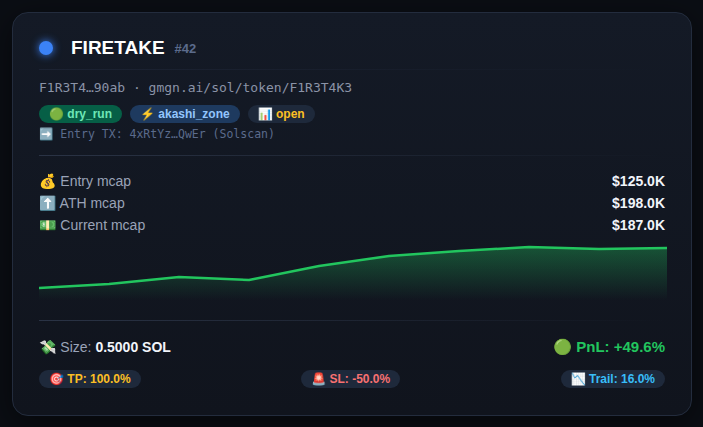
#> input picture pnl-card-example.png, 703 x 427 px
$ python crop_ref.py pnl-card-example.png pnl-1x1.png
#> lines starting #> are read from the running program, lines starting #| are printed output that depends on the picture
from PIL import Image

def crop_card(src, out):
#> called with src = 'pnl-card-example.png', out = 'pnl-1x1.png'
    img = Image.open(src)
#> img is the input picture: PIL image 703x427 RGB; mean R, G, B 21.6, 29.6, 37.7
    w, h = img.size
#> w = 703; h = 427
    px = img.load()

    # Cari bbox non-bg: bg terminal = (10,15,10); tapi beda tiap card.
    # Lebih aman: cari bbox dari semua pixel yang BUKAN warna paling umum (background).
    from collections import Counter
    cnt = Counter()
    for y in range(0, h, 5):
        for x in range(0, w, 5):
            cnt[px[x, y][:3]] += 1
    bg = cnt.most_common(1)[0][0]
#> bg = (18, 23, 34)
    print('bg:', bg)
#| bg: (18, 23, 34)

    def diff(x, y):
#> called with x = 0, y = 0
        r, g, b = px[x, y][:3]
#> r = 10; g = 13; b = 19
        return abs(r - bg[0]) > 25 or abs(g - bg[1]) > 25 or abs(b - bg[2]) > 25

    rows = [y for y in range(h) if any(diff(x, y) for x in range(0, w, 3))]
#> rows = 374 values from 12 to 415
    cols = [x for x in range(w) if any(diff(x, y) for y in range(0, h, 3))]
#> cols = 650 values from 12 to 691
    if not rows or not cols:
        print('nothing', src)
        return
    rmin, rmax = rows[0], rows[-1]
#> rmin = 12; rmax = 415
    cmin, cmax = cols[0], cols[-1]
#> cmin = 12; cmax = 691
    print('bbox:', rmin, rmax, cmin, cmax, 'size:', cmax-cmin+1, 'x', rmax-rmin+1)
#| bbox: 12 415 12 691 size: 680 x 404

    side = 400
    cx = (cmin + cmax) // 2
#> cx = 351
    cy = (rmin + rmax) // 2
#> cy = 213
    box = (max(0, cx - side//2), max(0, cy - side//2), min(w, cx + side//2), min(h, cy + side//2))
#> box = (151, 13, 551, 413)
    card = img.crop(box)
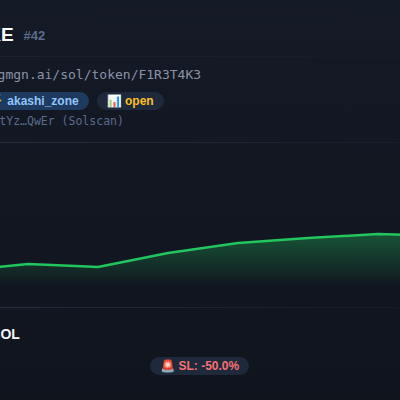
#> card: PIL image 400x400 RGB; mean R, G, B 20.5, 28.4, 37.2
    if card.size[0] != side or card.size[1] != side:
        canvas = Image.new('RGB', (side, side), bg)
        canvas.paste(card, ((side - card.size[0])//2, (side - card.size[1])//2))
        card = canvas
    card = card.resize((800, 800), Image.LANCZOS)
#> card: PIL image 800x800 RGB
    card.save(out, optimize=True)
    print('saved', out, card.size)
#| saved pnl-1x1.png (800, 800)

import sys
crop_card(sys.argv[1], sys.argv[2])

$ run again, on pnl-option-1.png
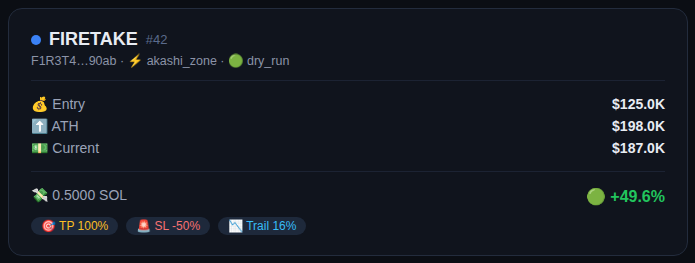
#> input picture pnl-option-1.png, 695 x 263 px
#> in crop_card, img is the input picture: PIL image 695x263 RGB; mean R, G, B 20.3, 24.7, 33.1
#| bg: (16, 20, 29)
#> r = 11; g = 14; b = 20
#> rows = 230 values from 8 to 255
#> rmin = 8; rmax = 255
#| bbox: 8 255 8 687 size: 680 x 248
#> cy = 131
#> box = (147, 0, 547, 263)
#> in crop_card, `card = img.crop(box)`:
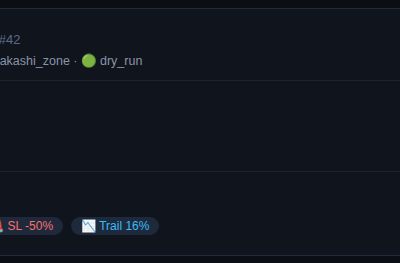
#> card: PIL image 400x263 RGB; mean R, G, B 17.5, 21.7, 30.8
#> in crop_card, `card = card.resize((800, 800), Image.LANCZOS)`:
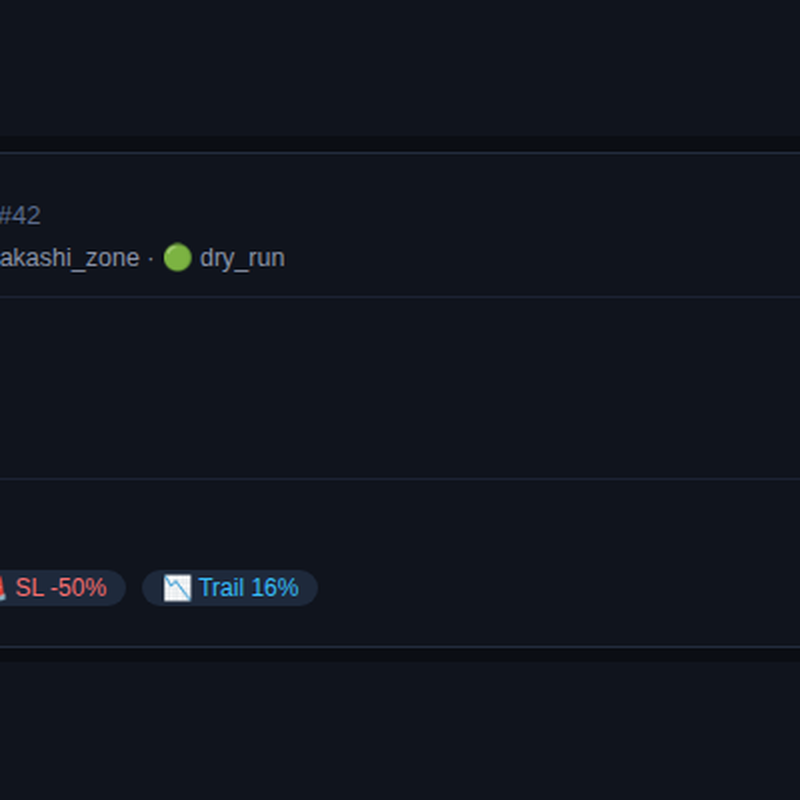
#> card: PIL image 800x800 RGB; mean R, G, B 17, 21.1, 30.2
#| saved pnl-option-1.png (800, 800)
